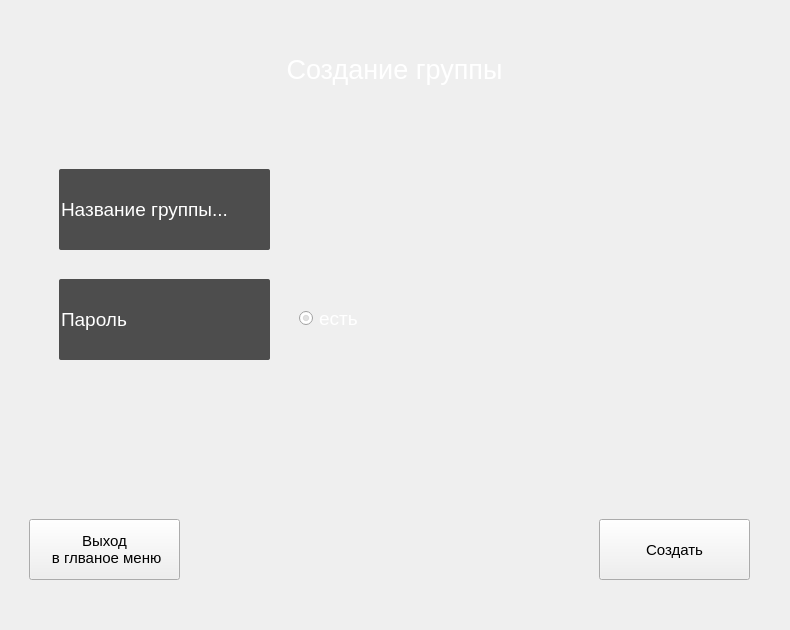
<?xml version="1.0" encoding="UTF-8"?>
<ui version="4.0">
 <class>form_create_group</class>
 <widget class="QWidget" name="form_create_group">
  <property name="geometry">
   <rect>
    <x>0</x>
    <y>0</y>
    <width>790</width>
    <height>630</height>
   </rect>
  </property>
  <property name="windowTitle">
   <string>Form</string>
  </property>
  <widget class="QStackedWidget" name="stackedWidgetGroup">
   <property name="geometry">
    <rect>
     <x>9</x>
     <y>9</y>
     <width>771</width>
     <height>611</height>
    </rect>
   </property>
   <property name="currentIndex">
    <number>0</number>
   </property>
   <widget class="QWidget" name="page">
    <widget class="QPushButton" name="pushButton_2">
     <property name="geometry">
      <rect>
       <x>20</x>
       <y>510</y>
       <width>151</width>
       <height>61</height>
      </rect>
     </property>
     <property name="font">
      <font>
       <pointsize>11</pointsize>
       <weight>50</weight>
       <italic>false</italic>
       <bold>false</bold>
      </font>
     </property>
     <property name="styleSheet">
      <string notr="true">QPushButton{

background-color:qlineargradient(spread:pad, x1:0.494, y1:0.846136, x2:0.494382, y2:1, stop:0 rgba(69, 69, 69, 255), stop:1 rgba(149, 149, 149, 255));
color:white;
font: &quot;Arial&quot;;
border-radius: 2px;
}
QPushButton::pressed{

background-color:qlineargradient(spread:pad, x1:0.426, y1:0.800682, x2:0.427, y2:1, stop:0 rgba(37, 37, 37, 255), stop:1 rgba(87, 87, 87, 255));
color:white;
font: &quot;Arial&quot;;
border-radius: 2px;
};
</string>
     </property>
     <property name="text">
      <string>Выход
 в глваное меню</string>
     </property>
    </widget>
    <widget class="QLineEdit" name="lineEdit">
     <property name="geometry">
      <rect>
       <x>50</x>
       <y>160</y>
       <width>211</width>
       <height>81</height>
      </rect>
     </property>
     <property name="font">
      <font>
       <pointsize>14</pointsize>
       <weight>50</weight>
       <italic>false</italic>
       <bold>false</bold>
      </font>
     </property>
     <property name="styleSheet">
      <string notr="true">background-color: rgb(77, 77, 77);
color:white;
font: &quot;Arial&quot;;
border-radius: 2px;</string>
     </property>
     <property name="text">
      <string>Название группы...</string>
     </property>
    </widget>
    <widget class="QLineEdit" name="lineEdit_2">
     <property name="geometry">
      <rect>
       <x>50</x>
       <y>270</y>
       <width>211</width>
       <height>81</height>
      </rect>
     </property>
     <property name="font">
      <font>
       <pointsize>14</pointsize>
       <weight>50</weight>
       <italic>false</italic>
       <bold>false</bold>
      </font>
     </property>
     <property name="styleSheet">
      <string notr="true">background-color: rgb(77, 77, 77);
color:white;
font: &quot;Arial&quot;;
border-radius: 2px;</string>
     </property>
     <property name="text">
      <string>Пароль</string>
     </property>
    </widget>
    <widget class="QRadioButton" name="radioButton">
     <property name="geometry">
      <rect>
       <x>290</x>
       <y>300</y>
       <width>84</width>
       <height>19</height>
      </rect>
     </property>
     <property name="font">
      <font>
       <pointsize>14</pointsize>
      </font>
     </property>
     <property name="acceptDrops">
      <bool>false</bool>
     </property>
     <property name="styleSheet">
      <string notr="true">color:white;</string>
     </property>
     <property name="text">
      <string>есть</string>
     </property>
     <property name="checked">
      <bool>true</bool>
     </property>
    </widget>
    <widget class="QLabel" name="label">
     <property name="geometry">
      <rect>
       <x>0</x>
       <y>30</y>
       <width>771</width>
       <height>61</height>
      </rect>
     </property>
     <property name="font">
      <font>
       <pointsize>20</pointsize>
      </font>
     </property>
     <property name="styleSheet">
      <string notr="true">color:white;</string>
     </property>
     <property name="text">
      <string>Создание группы</string>
     </property>
     <property name="alignment">
      <set>Qt::AlignCenter</set>
     </property>
    </widget>
    <widget class="QPushButton" name="pb_create_group">
     <property name="geometry">
      <rect>
       <x>590</x>
       <y>510</y>
       <width>151</width>
       <height>61</height>
      </rect>
     </property>
     <property name="font">
      <font>
       <pointsize>11</pointsize>
       <weight>50</weight>
       <italic>false</italic>
       <bold>false</bold>
      </font>
     </property>
     <property name="styleSheet">
      <string notr="true">QPushButton{

background-color:qlineargradient(spread:pad, x1:0.494, y1:0.846136, x2:0.494382, y2:1, stop:0 rgba(69, 69, 69, 255), stop:1 rgba(149, 149, 149, 255));
color:white;
font: &quot;Arial&quot;;
border-radius: 2px;
}
QPushButton::pressed{

background-color:qlineargradient(spread:pad, x1:0.426, y1:0.800682, x2:0.427, y2:1, stop:0 rgba(37, 37, 37, 255), stop:1 rgba(87, 87, 87, 255));
color:white;
font: &quot;Arial&quot;;
border-radius: 2px;
};
</string>
     </property>
     <property name="text">
      <string>Создать</string>
     </property>
    </widget>
   </widget>
   <widget class="QWidget" name="page_2">
    <widget class="QLabel" name="label_2">
     <property name="geometry">
      <rect>
       <x>-4</x>
       <y>40</y>
       <width>781</width>
       <height>61</height>
      </rect>
     </property>
     <property name="font">
      <font>
       <pointsize>22</pointsize>
      </font>
     </property>
     <property name="styleSheet">
      <string notr="true">color:white;</string>
     </property>
     <property name="text">
      <string>Группа</string>
     </property>
     <property name="alignment">
      <set>Qt::AlignCenter</set>
     </property>
    </widget>
    <widget class="QLineEdit" name="lineEdit_3">
     <property name="geometry">
      <rect>
       <x>420</x>
       <y>440</y>
       <width>221</width>
       <height>31</height>
      </rect>
     </property>
     <property name="styleSheet">
      <string notr="true">background-color: rgb(77, 77, 77);
color:white;
font: &quot;Arial&quot;;
border-radius: 2px;</string>
     </property>
    </widget>
    <widget class="QPushButton" name="pushButton">
     <property name="geometry">
      <rect>
       <x>650</x>
       <y>440</y>
       <width>80</width>
       <height>31</height>
      </rect>
     </property>
     <property name="styleSheet">
      <string notr="true">background-color:qlineargradient(spread:pad, x1:0.494, y1:0.846136, x2:0.494382, y2:1, stop:0 rgba(69, 69, 69, 255), stop:1 rgba(149, 149, 149, 255));
color:white;
font: &quot;Arial&quot;;
border-radius: 2px;</string>
     </property>
     <property name="text">
      <string>-&gt;</string>
     </property>
    </widget>
    <widget class="QGroupBox" name="groupBox">
     <property name="geometry">
      <rect>
       <x>10</x>
       <y>110</y>
       <width>371</width>
       <height>361</height>
      </rect>
     </property>
     <property name="font">
      <font>
       <pointsize>14</pointsize>
       <weight>50</weight>
       <italic>false</italic>
       <bold>false</bold>
      </font>
     </property>
     <property name="styleSheet">
      <string notr="true">background-color: rgb(77, 77, 77);
color:white;
font: &quot;Arial&quot;;
border-radius: 2px;</string>
     </property>
     <property name="title">
      <string>Игроки</string>
     </property>
     <widget class="QLabel" name="label_3">
      <property name="geometry">
       <rect>
        <x>100</x>
        <y>60</y>
        <width>261</width>
        <height>51</height>
       </rect>
      </property>
      <property name="font">
       <font>
        <pointsize>14</pointsize>
        <weight>50</weight>
        <italic>false</italic>
        <bold>false</bold>
       </font>
      </property>
      <property name="text">
       <string>Игрок</string>
      </property>
     </widget>
     <widget class="QLabel" name="label_4">
      <property name="geometry">
       <rect>
        <x>10</x>
        <y>60</y>
        <width>61</width>
        <height>51</height>
       </rect>
      </property>
      <property name="text">
       <string>img</string>
      </property>
      <property name="alignment">
       <set>Qt::AlignCenter</set>
      </property>
     </widget>
     <widget class="QLabel" name="label_5">
      <property name="geometry">
       <rect>
        <x>100</x>
        <y>110</y>
        <width>261</width>
        <height>51</height>
       </rect>
      </property>
      <property name="font">
       <font>
        <pointsize>14</pointsize>
        <weight>50</weight>
        <italic>false</italic>
        <bold>false</bold>
       </font>
      </property>
      <property name="text">
       <string>Игрок</string>
      </property>
     </widget>
     <widget class="QLabel" name="label_6">
      <property name="geometry">
       <rect>
        <x>10</x>
        <y>110</y>
        <width>61</width>
        <height>51</height>
       </rect>
      </property>
      <property name="text">
       <string>img</string>
      </property>
      <property name="alignment">
       <set>Qt::AlignCenter</set>
      </property>
     </widget>
    </widget>
    <widget class="QPushButton" name="pushButton_3">
     <property name="geometry">
      <rect>
       <x>610</x>
       <y>510</y>
       <width>151</width>
       <height>71</height>
      </rect>
     </property>
     <property name="font">
      <font>
       <pointsize>14</pointsize>
       <weight>50</weight>
       <italic>false</italic>
       <bold>false</bold>
      </font>
     </property>
     <property name="styleSheet">
      <string notr="true">background-color:qlineargradient(spread:pad, x1:0.494, y1:0.846136, x2:0.494382, y2:1, stop:0 rgba(69, 69, 69, 255), stop:1 rgba(149, 149, 149, 255));
color:white;
font: &quot;Arial&quot;;
border-radius: 2px;</string>
     </property>
     <property name="text">
      <string>Начать</string>
     </property>
    </widget>
    <widget class="QPushButton" name="pushButton_4">
     <property name="geometry">
      <rect>
       <x>10</x>
       <y>510</y>
       <width>151</width>
       <height>71</height>
      </rect>
     </property>
     <property name="font">
      <font>
       <pointsize>14</pointsize>
       <weight>50</weight>
       <italic>false</italic>
       <bold>false</bold>
      </font>
     </property>
     <property name="autoFillBackground">
      <bool>false</bool>
     </property>
     <property name="styleSheet">
      <string notr="true">background-color:rgb(99, 99, 99);background-color:qlineargradient(spread:pad, x1:0.494, y1:0.846136, x2:0.494382, y2:1, stop:0 rgba(69, 69, 69, 255), stop:1 rgba(149, 149, 149, 255));
color:white;
font: &quot;Arial&quot;;
border-radius: 2px;color:white;
font: &quot;Arial&quot;;
border-radius: 2px;</string>
     </property>
     <property name="text">
      <string>выход</string>
     </property>
    </widget>
    <widget class="QTextBrowser" name="textBrowser">
     <property name="geometry">
      <rect>
       <x>420</x>
       <y>140</y>
       <width>311</width>
       <height>291</height>
      </rect>
     </property>
     <property name="styleSheet">
      <string notr="true">background-color: rgb(77, 77, 77);
color:white;
font: &quot;Arial&quot;;
border-radius: 2px;</string>
     </property>
    </widget>
   </widget>
  </widget>
 </widget>
 <resources/>
 <connections/>
</ui>
